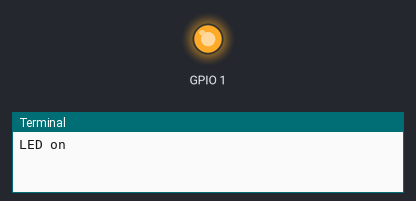
This program was run on a simulated Raspberry Pi (BCM pin numbers). Parts: output pins drawn as LEDs (lit = HIGH), the last lines printed to the terminal. At 5.0 s the program stops and its outputs stay as they are.

Above: at 0.1 s.
At 5.1 s:
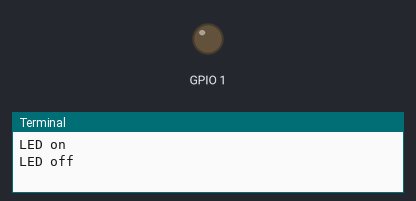
Timing chart, 0 to 6.5 s (numbered marks = the images above):
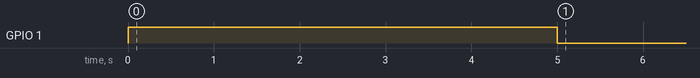

The program:

LED.py
```python
import RPi.GPIO as GPIO
import time

GPIO.setmode(GPIO.BCM)
GPIO.setwarnings(False)
GPIO.setup(1,GPIO.OUT)
print("LED on")
GPIO.output(1,GPIO.HIGH)
time.sleep(5)
print("LED off")
GPIO.output(1,GPIO.LOW)
```

Measured:
- by itself, GPIO 1: LOW → HIGH at 0.00 s, → LOW 5.0 s later
